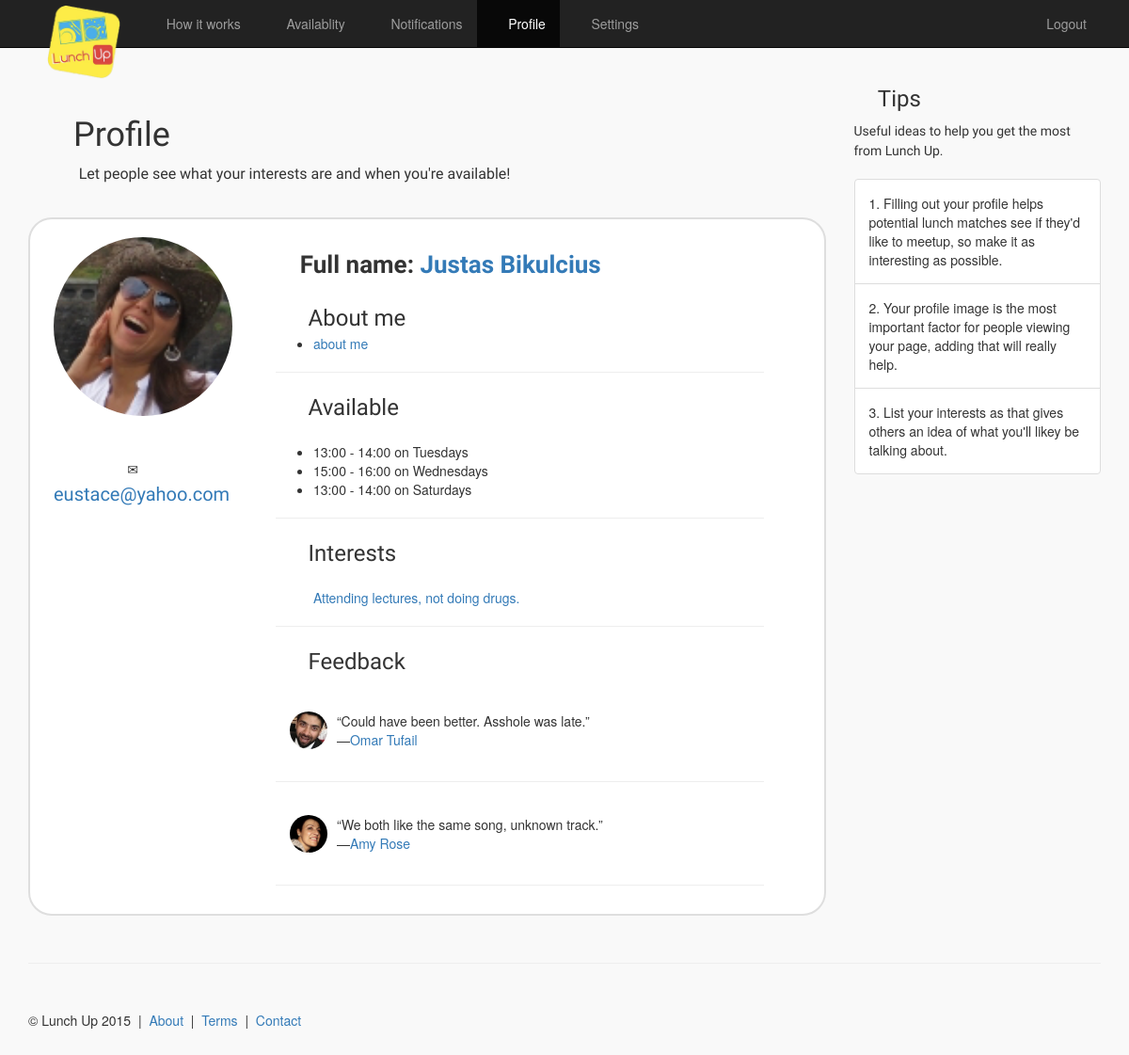
The app's page /profile/ (signed in) with its own data.
### main/models.py (models this page shows)
class UserProfile(models.Model):
    user = models.OneToOneField(User)
    fullName = models.CharField(max_length=64)
    publicEmail = models.EmailField()
    availability = models.ManyToManyField(TimeInterval)
    interests = models.CharField(max_length=250)
    university = models.ForeignKey(University, blank=True, null=True)
    about = models.TextField(max_length=6000)
    picture = models.ImageField(upload_to='profile_images', blank=True)

class TimeInterval(models.Model):
    time = models.PositiveSmallIntegerField()
    day = models.CharField(max_length=10)

class Feedback(models.Model):
    content = models.CharField(max_length=6000)
    recipient = models.ForeignKey(UserProfile, related_name='feedback_recipient')
    author = models.ForeignKey(UserProfile, related_name='feedback_author')
    class Meta:
        verbose_name_plural = "feedback"

### main/views.py (the view, shortened to what this page needs)
# urls.py: url(r'^profile/$', views.profile, name='myprofile'),
@login_required
def profile(request, user_id=None):
    if user_id is not None:
        context_dict = {'user': User.objects.get(id=user_id)}
    else:
        context_dict = {'user': User.objects.get(id=request.user.id)}
    try:
        context_dict['profile'] = UserProfile.objects.get(user=context_dict['user'])
        context_dict['feedback'] = Feedback.objects.filter(recipient=context_dict['profile']).all()
    except:
        context_dict['profile'] = None
    if user_id is None or user_id == request.user.id:
        context_dict['myprofile'] = True
    else:
        context_dict['myprofile'] = None
    return render(request, 'registration/profile.html', context_dict)

### templates/registration/profile.html (shortened to what this page needs)
{% extends "base.html" %}
{% load staticfiles %}
{% block body_block %}
    <div class="row row-offcanvas row-offcanvas-right">
        <div class="col-xs-12 col-sm-9">
            <div class="jumbotron_two">
                <h1><span class="glyphicon glyphicon-user" aria-hidden="true"></span> <span
                        class="font_styled">Profile</span></h1>
                <p style="font-size:16px;" class="font_styled">&nbsp;&nbsp;&nbsp;&nbsp;&nbsp;&nbsp;&nbsp;&nbsp;&nbsp;&nbsp;&nbsp;Let people see what your interests are and when you're available!</p>
            </div>
            <div class="row" style="padding:15px;">
                <div class="col-md-12"
                     style="border: 2px solid; border-radius: 25px; border-color: #dedede; margin-bottom:15px; padding:10px; background-color:#ffffff;">
                    <div class="col-md-3 text-center" style="margin:9px 30px 0 0;" style="background-color:#0000ff;">
                        {% if myprofile != None %}
                            <a href="{% url 'upload_picture' %}">
                        {% endif %}
                        {% if profile.picture %}
                            <img src="{{ profile.picture.url }}" width="190" class="img-circle">
                        {% else %}
                            <img src="{% static 'images/profile.jpg' %}" width="190" class="img-circle">
                        {% endif %}
                        {% if myprofile != None %}
                            </a>
                        {% endif %}
                        <br/><br/><br/>
                        <span class="glyphicon glyphicon-envelope" aria-hidden="true"></span>&nbsp;&nbsp;<span
                            style="font-size:20px;" class="font_styled">
                        {% if myprofile != None %}
                        <a href="#" id="publicEmail" data-type="text"
                                                                           data-pk="{{ profile.id }}"
                                                                           data-url="/edit_profile/"
                                                                           data-title="Enter your public email">{{ profile.publicEmail }}</a></span>
                    {% else %}
                        <a href="mailto:{{ profile.publicEmail }}">Email me!</a>
                    {% endif %}
                    </div>
                    <div class="col-md-8">
                        <br/>
                        {% if myprofile != None %}
                            <span style="font-size:26px; font-weight:bold;" class="font_styled">&nbsp;&nbsp;&nbsp;&nbsp;Full name: <a
                                    href="#" id="fullName" data-type="text" data-pk="{{ profile.id }}"
                                    data-url="/edit_profile/"
                                    data-title="Enter your full name">{{ profile.fullName }}</a></span>
                        {% else %}
                            <span style="font-size:26px; font-weight:bold;"
                                  class="font_styled">&nbsp;&nbsp;&nbsp;&nbsp;{{ profile.fullName }}</span>
                        {% endif %}
                        <br/><br/>
                        <span class="glyphicon glyphicon-edit" aria-hidden="true"></span><span style="font-size:24px;"
                                                                                               class="font_styled">&nbsp;&nbsp;&nbsp;&nbsp;About me</span>
                        <ul>
                            <li>
                                {% if myprofile != None %}
                                    <a href="#" id="about" data-type="textarea" data-pk="{{ profile.id }}"
                                       data-url="/edit_profile/"
                                       data-title="Tell us something about yourself">{{ profile.about }}</a>
                                {% else %}
                                    {{ profile.about }}
                                {% endif %}
                            </li>
                        </ul>
                        <hr/>
                        <span class="glyphicon glyphicon-time" aria-hidden="true"></span><span style="font-size:24px;"
                                                                                               class="font_styled">&nbsp;&nbsp;&nbsp;&nbsp;Available</span>
                        <br/><br/>
                        <ul>
                            {% if profile.availability %}
                                {% for timeint in profile.availability.all %}
                                    <li>{{ timeint.time }}:00 - {{ timeint.time|add:1 }}:00 on {{ timeint.day }}s</li>
                                {% endfor %}
                            {% endif %}
                        </ul>
                        <hr/>
                        <span class="glyphicon glyphicon-list" aria-hidden="true"></span><span style="font-size:24px;"
                                                                                               class="font_styled">&nbsp;&nbsp;&nbsp;&nbsp;Interests</span>
                        <br/><br/>
                        <ul>
                                {% if myprofile != None %}
                                    <a href="#" id="interests" data-type="textarea" data-pk="{{ profile.id }}"
                                       data-url="/edit_profile/"
                                       data-title="List your interests">{{ profile.interests }}</a>
                                {% else %}
                                    {{ profile.interests }}
                                {% endif %}
                        </ul>
                        <hr/>
                        <span class="glyphicon glyphicon-comment" aria-hidden="true"></span><span
                            style="font-size:24px;" class="font_styled">&nbsp;&nbsp;&nbsp;&nbsp;Feedback</span>
                        <br/><br/>
                        {% if feedback %}
                            {% for entry in feedback %}
                            <span href="#" class="list-group-item" style="padding:15px; border:0px;">
                                {% if entry.author.picture %}
                                <img src="{{ entry.author.picture.url }}" width="40" class="img-circle" style="float:left; margin-right:10px;"/>
                                {% else %}
                                <img src="{% static 'images/profile.jpg' %}" width="40" class="img-circle" style="float:left; margin-right:10px;"/>
                                {% endif %}
                                &ldquo;{{ entry.content }}&rdquo;<br/>&mdash;<a
                                href="/profile/{{ entry.author.user.id }}">{{ entry.author.fullName }}</a></span>
                            <hr/>
                            {% endfor %}
                        {% else %}
                            <h3>No feedback yet.</h3>
                        {% endif %}
                    </div>
                </div>
            </div>
        </div>
        <div class="col-xs-6 col-sm-3 sidebar-offcanvas" id="sidebar">
            <h3><span class="glyphicon glyphicon-check" aria-hidden="true"></span> <span class="font_styled">Tips</span>
            </h3><span class="font_styled">Useful ideas to help you get the most from Lunch Up.</span><br/><br/>
            <div class="list-group">
                <span href="#" class="list-group-item" style="padding:15px;">1. Filling out your profile helps potential lunch matches see if they'd like to meetup, so make it as interesting as possible.</span>
                <span href="#" class="list-group-item" style="padding:15px;">2. Your profile image is the most important factor for people viewing your page, adding that will really help.</span>
                <span href="#" class="list-group-item" style="padding:15px;">3. List your interests as that gives others an idea of what you'll likey be talking about.</span>
            </div>
        </div>
    </div>
    <hr>
{% endblock %}

### static/_css/custom.css (style rules this page uses)
body { background-color: #f9f9f9; }
.jumbotron_two { margin-top:20px; padding:10px; }
.font_styled { font-family: 'Ubuntu'; }

### records on screen
UserProfile: picture (picture), publicEmail "eustace@yahoo.com", fullName "Justas Bikulcius", about "about me", interests "Attending lectures, not doing drugs."
TimeInterval: time "13", time|add "14", day "Tuesday"
TimeInterval: time "15", time|add "16", day "Wednesday"
TimeInterval: time "13", time|add "14", day "Saturday"
Feedback: author.picture (picture), content "Could have been better. Asshole was late.", author.fullName "Omar Tufail"
Feedback: author.picture (picture), content "We both like the same song, unknown track.", author.fullName "Amy Rose"
